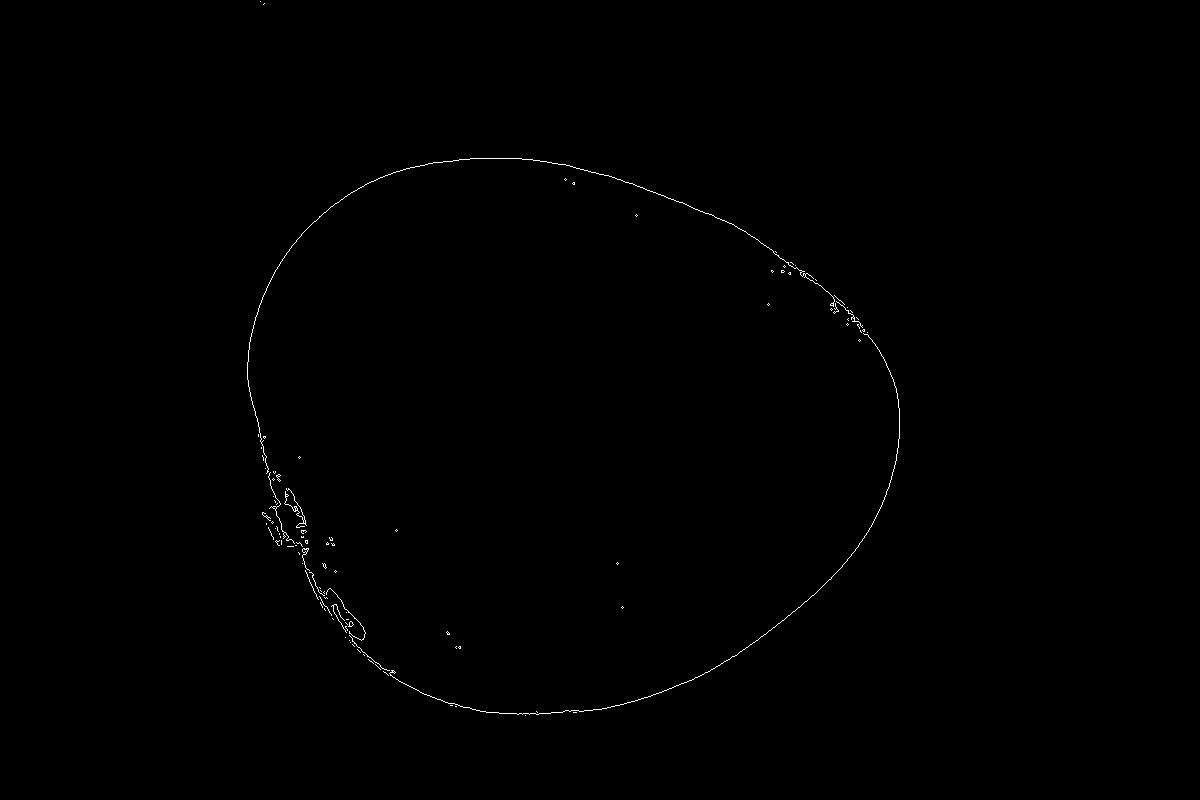
%> input picture image_defects_perimeters/image_defect_perimeter_01_A.jpg, 1200 x 800 px; its folder holds 4 pictures in this run
$ octave image_to_binary_defect_count.m   (GNU Octave 9; MATLAB toolbox functions it lacks are replaced by stand-ins)
%> lines starting %> are read from the running program, lines starting %| are printed output that depends on the picture; in (x1, y1, x2, y2) boxes, pixels count from 0 and x2, y2 are one past the last pixel; in counts of white or black regions, pixels touching at a corner belong together; the program's own positions count from 1
% http://article.sciencepublishinggroup.com/pdf/10.11648.j.ajai.20170101.12.pdf

imagefiles = dir('*.JPG');
nfiles = length(imagefiles);

disp(nfiles);

images = {nfiles};

% [10 lines of commented-out code are left out]

for ii=1:nfiles
   currentfilename = imagefiles(ii).name;
   currentimage = imread(currentfilename);
%> currentimage is the input picture: size 800x1200 uint8; min 0, max 255, mean 0.7
   images{ii} = currentimage;
end


count = 1;
%> count = 1
for i=2:2

    binary_image = images{i};

    I_binarize = imbinarize(binary_image);
    I_imfill = imfill(I_binarize, 'holes');

    h = ones(2, 2) / 2;
    I_filter = imfilter(I_imfill, h);
%     I_filter = I_imfill;

    if (mod(count, 2))
        letter = 'A';
    else
        letter = 'B';
    end
    count_half = round(count/2);
    count = count + 1;

    small_defect = defect_count(letter, count_half, 'Small', I_filter, 0, 200);
    medium_defect = defect_count(letter, count_half, 'Medium', I_filter, 201, 500);
    large_defect = defect_count(letter, count_half, 'Large', I_filter, 501, 2000);

    imwrite(I_filter, sprintf('image_defect_perimeters_count_%.02d_%c.jpg', count_half, letter));
%     imwrite(binary_perimeter, sprintf('image_defect_perimeter_%.02d_%c.jpg', count_half, letter));
end
%> this loop made 1 pass
%> (count_half, count) on pass 1: (1, 2)
%> pass 1, `I_binarize = imbinarize(binary_image);`:
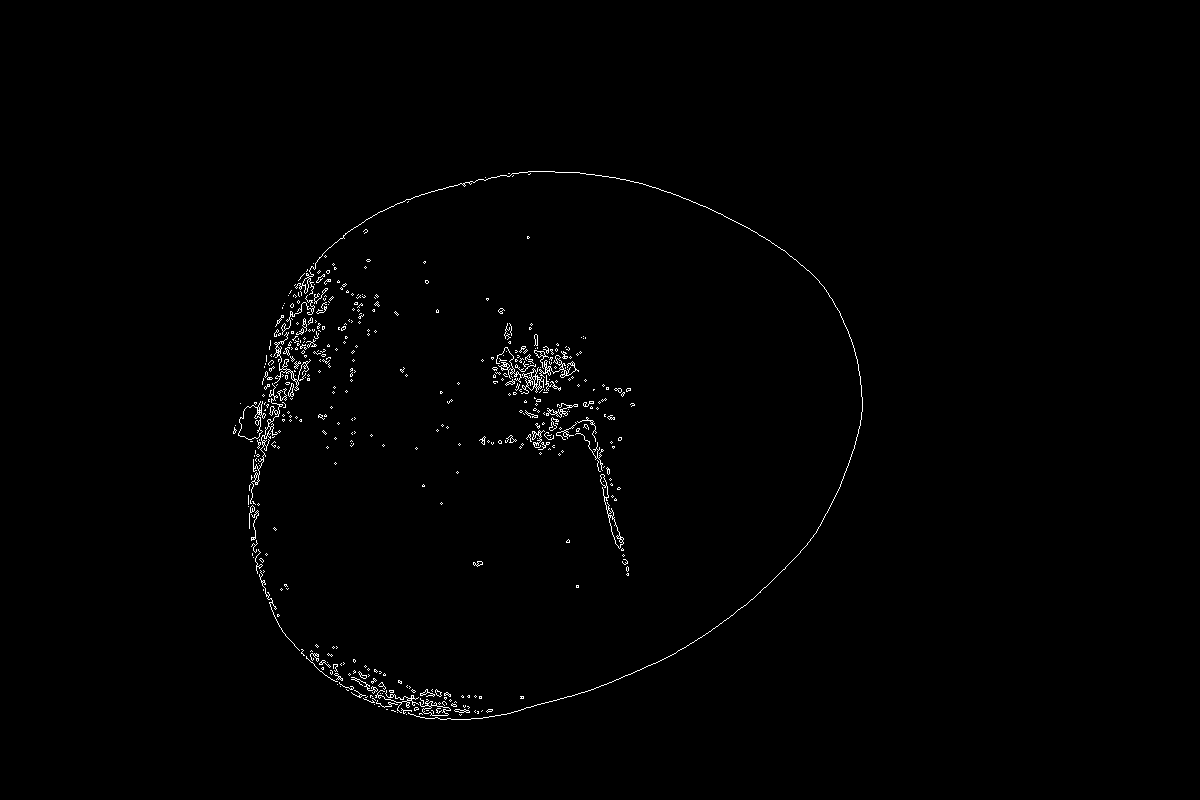
%> I_binarize: size 800x1200 logical; 0.76% white in thin lines or dots, all inside (x1, y1, x2, y2) = (233, 171, 863, 720)
%> pass 1, `I_imfill = imfill(I_binarize, 'holes');`:
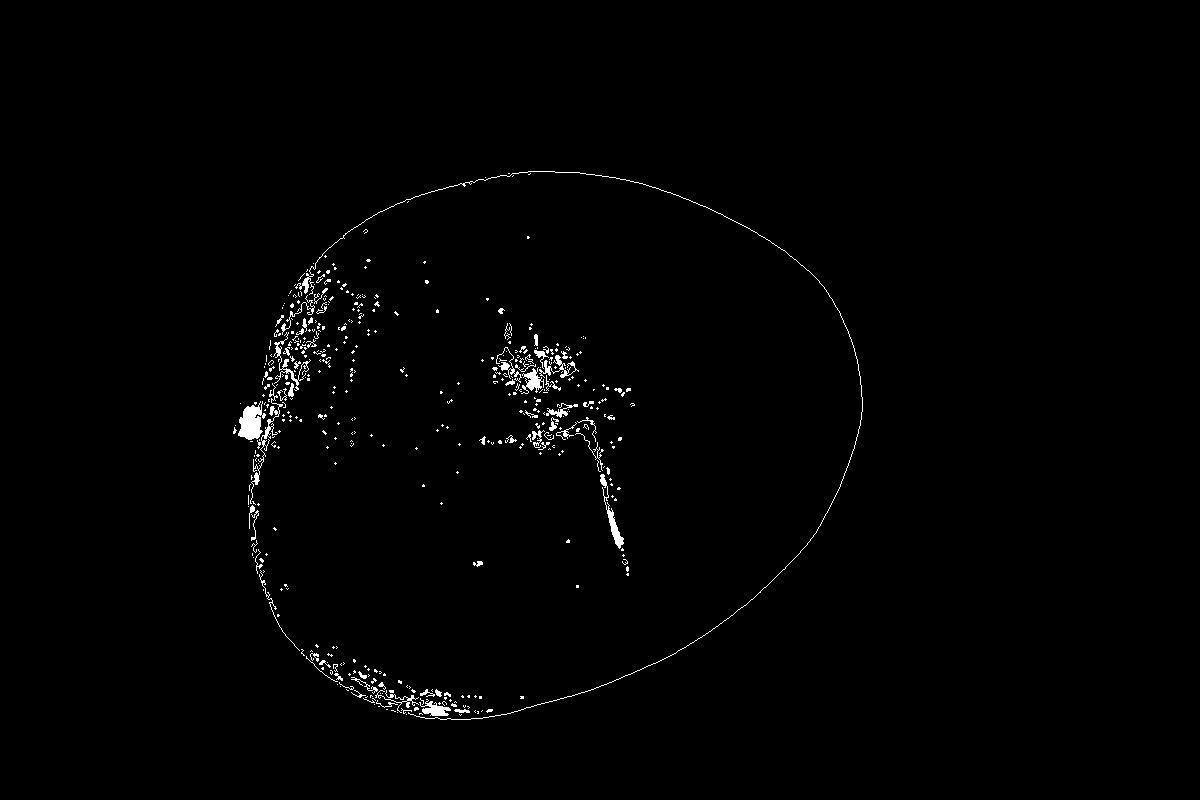
%> I_imfill: size 800x1200 logical; 0.96% white in thin lines or dots, all inside (x1, y1, x2, y2) = (233, 171, 863, 720)
%> pass 1, `I_filter = imfilter(I_imfill, h);`:
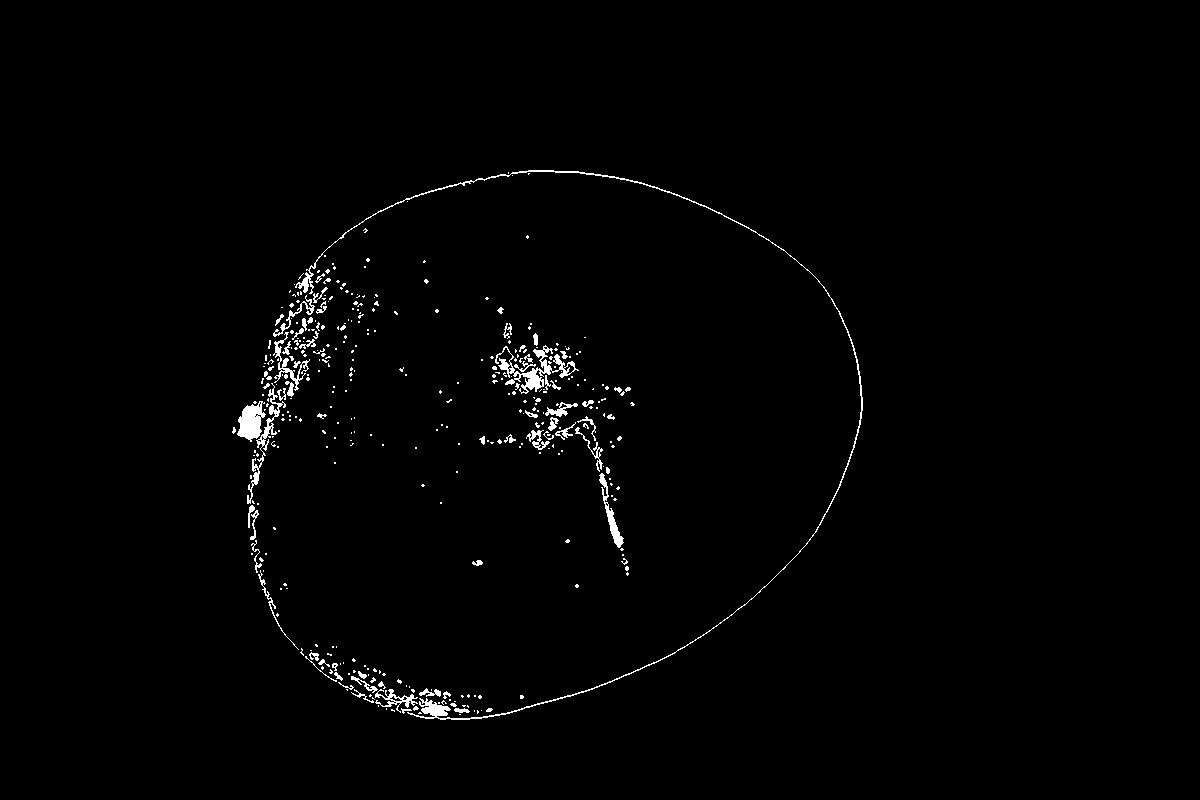
%> I_filter: size 800x1200 logical; 1.2% white; 384 white regions (314 under 20 px), largest, box (x1, y1, x2, y2) and area: (295, 170, 863, 720) 2392, (495, 345, 579, 394) 1036, (237, 401, 266, 442) 707
%> pass 1, in defect_count, `certain_defects = bwareafilt(image,[lowerbound upperbound]);`:
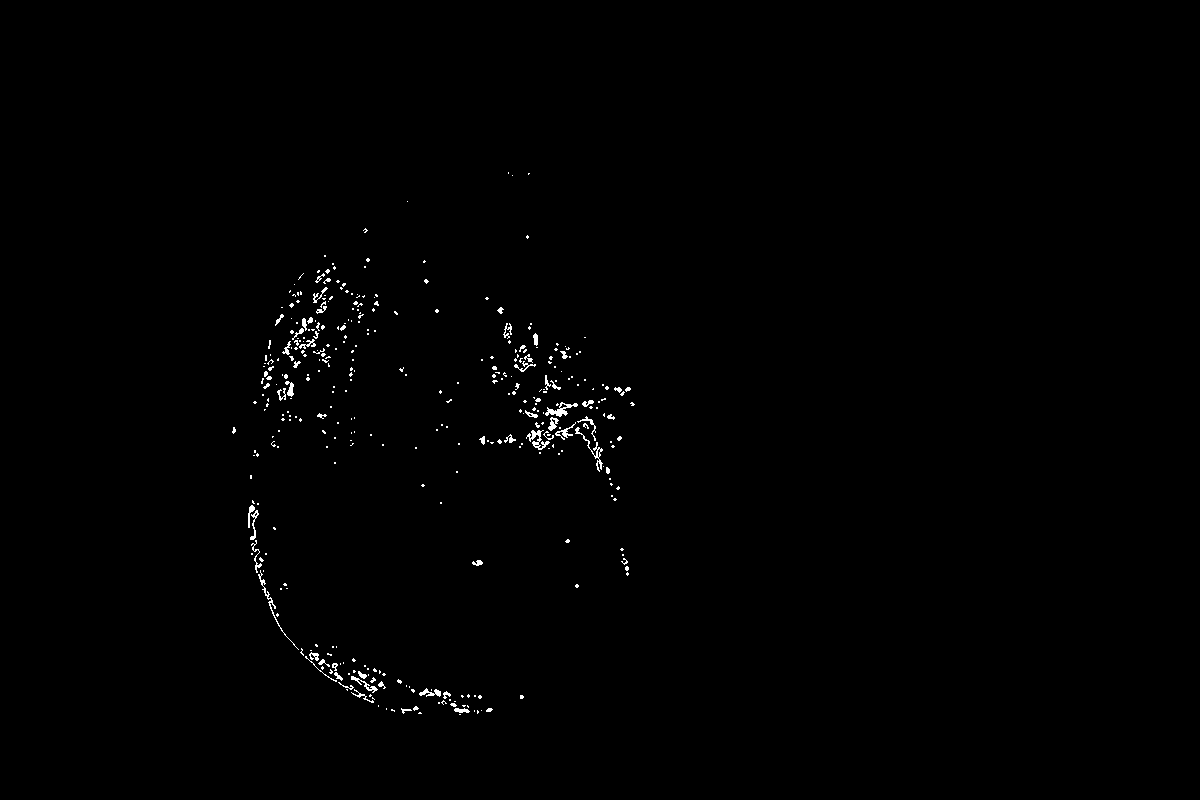
%> certain_defects: size 800x1200 logical; 0.55% white in thin lines or dots, all inside (x1, y1, x2, y2) = (232, 172, 635, 715)

function number = defect_count(letter, count_half, defect, image, lowerbound, upperbound)
    % Gets all the items within a certain gym.
%     certain_defects = xor(bwareaopen(image, lowerbound),  bwareaopen(image, upperbound));
    certain_defects = bwareafilt(image,[lowerbound upperbound]);
    certain_defect_perimeters = bwperim(certain_defects, 4);

    area_pixels = sum(certain_defects(:));
    perimeter_pixels = sum(certain_defect_perimeters(:));
% [10 lines of commented-out code are left out]
    cc = bwconncomp(certain_defects);
    number  = cc.NumObjects;

    fprintf('%s(s): %d, Area Pixels: %d, Perimeter Pixels: %d\n', defect, number, area_pixels, perimeter_pixels);

    average_perimeter = perimeter_pixels / number;

%     small_ratios = xor(bwareaopen(certain_defect_perimeters, 0), bwareaopen(certain_defect_perimeters, round(average_perimeter)));
%     large_ratios = xor(bwareaopen(certain_defect_perimeters, round(average_perimeter)), bwareaopen(certain_defect_perimeters, perimeter_pixels));

    small_ratios = bwareafilt(certain_defect_perimeters,[0 round(average_perimeter)]);
    large_ratios = bwareafilt(certain_defect_perimeters,[round(average_perimeter) round(average_perimeter * 2)]);

%     figure;
%     imshowpair(small_ratios, large_ratios, 'montage');

    imwrite(small_ratios, sprintf('image_defect_perimeters_%.02d_%c_%s_small.jpg', count_half, letter, defect));
    imwrite(large_ratios, sprintf('image_defect_perimeters_%.02d_%c_%s_large.jpg', count_half, letter, defect));


end

% save binary_defect_areas_2.dat defect_areas -ascii
% save binary_defect_perimeters_2.dat defect_perimeters -ascii
% save binary_defect_areas_ratios_2.dat defect_areas_ratios -ascii
